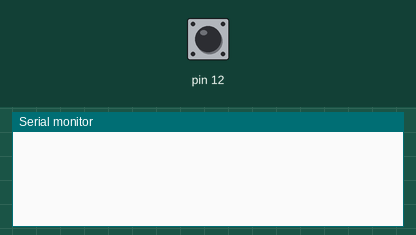
This sketch was run on a simulated Arduino Uno, built with avr-gcc and run on an emulated ATmega328P. On the bench: the last lines printed to the serial monitor. The test bench sets the inputs (shaded band); at power-on: pin 12 HIGH.

Above: at 3.2 s.
3.3 s: pin 12 pulled LOW for 0.15 s
At 4.2 s:
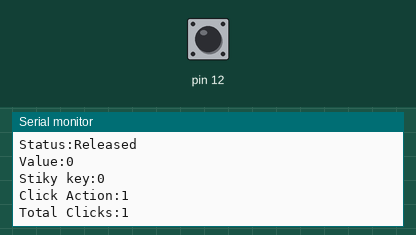
4.9 s: pin 12 pulled LOW for 1 s
At 5.4 s:
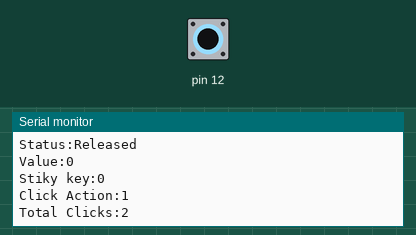
7.4 s: pin 12 pulled LOW for 0.15 s
At 8.5 s:
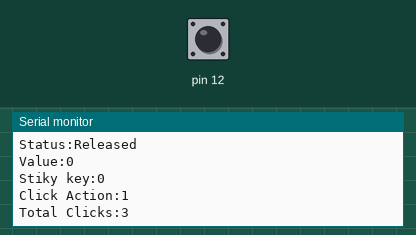

The sketch:

Button.ino
```cpp
#include "modbtn.h"
 Btn btn_mode = Btn(12,"Alarm",false);
 void setup() {
       Serial.begin(9600);
       delay(2000);
  }

void loop() {

     if(btn_mode.isbuttonClicked() && btn_mode.btnClick == true){
         btn_mode.debbuger();
     }

}
```

modbtn.cpp
```cpp
#include "modbtn.h"
 Btn::Btn(byte pin,String bname,boolean btnpressed){
     this->pin = pin;
     this->btnname = bname;
     this->stikyKey = btnpressed;
     lastReading = LOW;

     init();
     }

     void Btn::init(){
       pinMode(pin,INPUT_PULLUP);
       btnUpdate();
      }
     void Btn::btnUpdate()
      {

        byte newReading = digitalRead(this->pin);

          if(newReading != lastReading){
                 lastDebounceTime =millis();
            }
          if((millis() - lastDebounceTime) > debounceDelay){
                  state = newReading;
            }
       lastReading = newReading;

     }
     byte Btn::getState(){
        btnUpdate();
        return state;
     }
     bool Btn::getStikyKey(){
      return this->stikyKey;
     }
     void Btn::setStikyKey(bool key){
       this->stikyKey = key;
     }
     bool Btn::isBtnPressed(){
       return (getState() == HIGH);

     }
     String Btn::getBtnname(){
      return this->btnname;

    }
     boolean Btn::isbuttonClicked(void){
          if(this->isBtnPressed() && (this->getStikyKey() == false)){
               this->setStikyKey(true);
                this->btnClick = false;
               return false;
              }
         if(!this->isBtnPressed() && (this->getStikyKey() == true)){
              if(this->getStikyKey() == true){
                  this->btnClick = true;
                  this->btnClickCount += 1 ;

                }
             this->setStikyKey(false);
             return true;
            }
         return false;
     }
   void Btn::debbuger(){
        bool sbtn  = getState();
        String btnstate = String(sbtn ? "Pressed":"Released");
        Serial<<"Button module\n"<<"Name:"<< btnname<<endl;
        Serial<<"Status:"<<btnstate<<"\nValue:"<<sbtn<<endl;
        Serial<<"Stiky key:"<<getStikyKey()<<endl;
        Serial<<"Click Action:"<<this->btnClick<<endl;
        Serial<<"Total Clicks:"<<this->btnClickCount<<"\n\n"<<endl;

        }
```

modbtn.h
```cpp
#ifndef MOD_BTN_H
#define MOD_BTN_H
#include <Arduino.h>
#include <Streaming.h>
class Btn {
private:
    byte pin;
    byte state;
    byte lastReading;
    bool  stikyKey = false;
    unsigned long lastDebounceTime = 0;
    unsigned long debounceDelay = 50;

 public:
       String btnname;
       bool  btnClick = false;
       int   btnClickCount = 0;
 public:
           Btn(byte pin,String bname,boolean btnpressed);
           void init();
           void btnUpdate();
           byte getState();
           bool isBtnPressed();
           bool getStikyKey();
           void setStikyKey(bool key);
           boolean isbuttonClicked(void);
public:
         String getBtnname();
         void debbuger();
};
#endif
```

Measured:
- after the input at 3.3 s, the serial monitor: prints a new line after 0.05 s (image 1)
- after the input at 4.9 s, the serial monitor: prints a new line after 0.13 s (image 2)
- after the input at 7.4 s, the serial monitor: prints a new line after 0.13 s (image 3)
